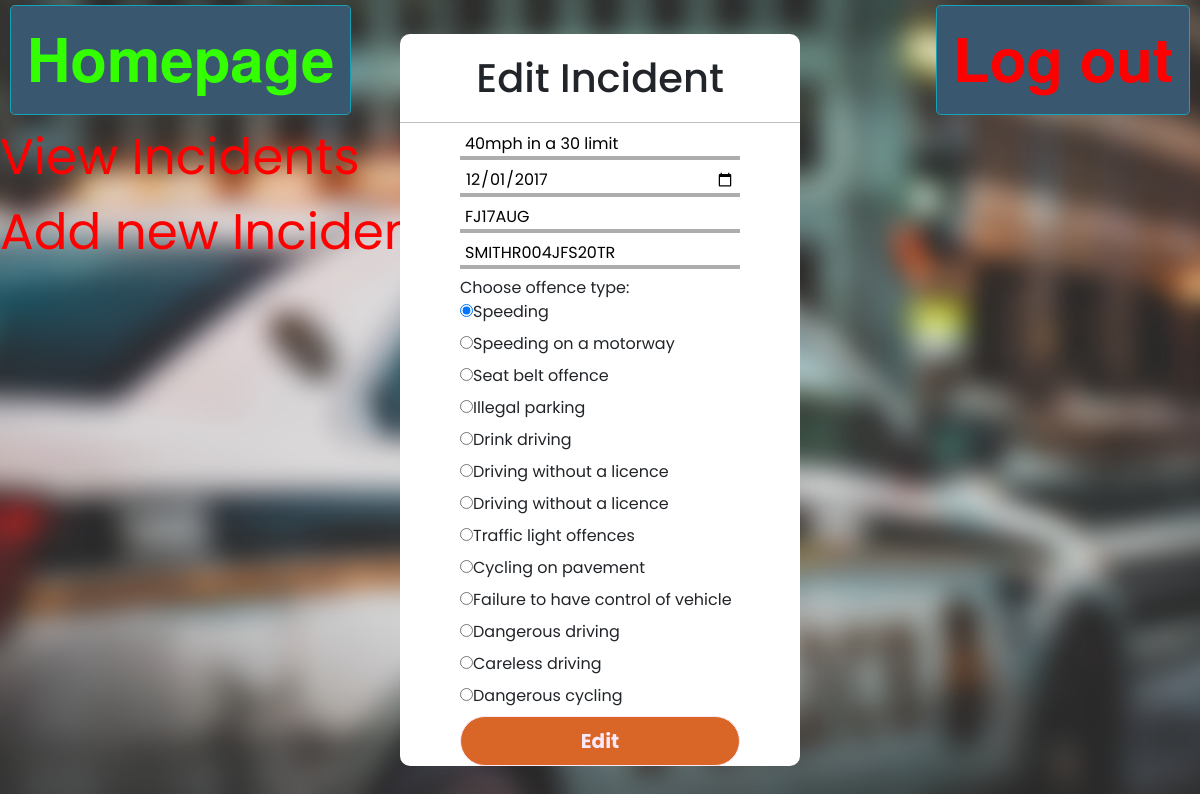
The page /edit_Incident.php?edit=1 (signed in) on the database its author committed.
### tables this page shows
CREATE TABLE Incident (
  `Incident_ID` int(11) NOT NULL AUTO_INCREMENT,
  `Vehicle_ID` int(11) NOT NULL,
  `People_ID` int(11) NOT NULL,
  `Incident_Date` date NOT NULL,
  `Incident_Report` varchar(500) NOT NULL,
  `User_ID` int(11) NOT NULL,
  `Offence_ID` int(11) NOT NULL,
  PRIMARY KEY (`Incident_ID`),
  KEY `fk_incident_vehicle` (`Vehicle_ID`),
  KEY `fk_incident_people` (`People_ID`),
  KEY `fk_incident_offence` (`Offence_ID`),
  KEY `fk_incident_reporter` (`User_ID`),
  CONSTRAINT `fk_incident_people` FOREIGN KEY (`People_ID`) REFERENCES `People` (`People_ID`),
  CONSTRAINT `fk_incident_offence` FOREIGN KEY (`Offence_ID`) REFERENCES `Offence` (`Offence_ID`),
  CONSTRAINT `fk_incident_reporter` FOREIGN KEY (`User_ID`) REFERENCES `Login` (`User_ID`),
  CONSTRAINT `fk_incident_vehicle` FOREIGN KEY (`Vehicle_ID`) REFERENCES `Vehicle` (`Vehicle_ID`),
 
  UNIQUE `unique_incident` (`Vehicle_ID`, `People_ID`, `Offence_ID`, `Incident_Date`, `Incident_Report`)
);

CREATE TABLE Vehicle (
  `Vehicle_ID` int(11) AUTO_INCREMENT,
  `Vehicle_make` varchar(20) NOT NULL,
  `Vehicle_model` varchar(20) NOT NULL,
  `Vehicle_colour` varchar(20) NOT NULL,
  `Vehicle_licence` char(7) NOT NULL,
  PRIMARY KEY (`Vehicle_ID`),
  UNIQUE KEY `Vehicle_licence` (`Vehicle_licence`)
);

CREATE TABLE People (
  `People_ID` int(11) AUTO_INCREMENT,
  `People_name` varchar(50) NOT NULL,
  `People_address` varchar(50) DEFAULT NULL,
  `People_YOB` year(4) DEFAULT NULL,
  `People_licence` char(16) NOT NULL,
  PRIMARY KEY (`People_ID`),
  UNIQUE KEY `People_licence` (`People_licence`)
);

CREATE TABLE Offence (
  `Offence_ID` int(11) AUTO_INCREMENT,
  `Offence_description` varchar(500) NOT NULL,
  `Offence_maxFine` int(11) NOT NULL,
  `Offence_maxPoints` int(11) NOT NULL,
  PRIMARY KEY (`Offence_ID`)
);

### edit_Incident.php (the view, shortened to what this page needs)
<!DOCTYPE html>
<html lang="en">
<head>
    <link rel="stylesheet" href="style.css">
    <link rel="stylesheet" href="bootstrap-css/css/bootstrap.min.css">
</head>
<body id="blurred-bg">
    <a href="main.php" class="btn btn-info btn-lg" id='homepage'>
        <span class="glyphicon glyphicon-log-out"></span> Homepage
    </a>
    <a href="index.php?logout" class="btn btn-info btn-lg" id='logout'>
    </a>
    <br><br><br><br><br>
    <span class="homepage"><a href="view_Incident.php" style="color: red"> View Incidents</a> </span> <br>
    <span class="homepage"><a href="add_Incident.php" style="color: red"> Add new Incident</a> </span> <br>
    <?php
    require("db.inc.php");
    $conn = mysqli_connect($servername, $username, $password, $dbname);
    $Incident_ID = $_GET["edit"];
    $sql = "SELECT * FROM Incident I JOIN People P USING (People_ID) JOIN Vehicle V USING (Vehicle_ID) JOIN Offence USING (Offence_ID) WHERE Incident_ID='$Incident_ID';";
    $result = mysqli_query($conn, $sql);
    if (mysqli_num_rows($result) == 1) {
        $row = mysqli_fetch_assoc($result);
        $OLD_Incident_Report = $row["Incident_Report"];
        $OLD_Incident_Date = $row["Incident_Date"];
        $OLD_Vehicle_licence = $row["Vehicle_licence"];
        $OLD_Owner_licence = $row["People_licence"];
        $OLD_offence_ID = $row["Offence_ID"];
    }
    ?>
    <div class="center" id="form">
        <h1>Edit Incident</h1>
        <form method="post">
            <div class="txt_field_small_margin">
                <input type="text" name="report" placeholder="Statement" value="<?php echo $OLD_Incident_Report; ?>"
                    required>
            </div>
            <div class="txt_field_small_margin">
                <input type="date" name="date" value="<?php echo $OLD_Incident_Date; ?>" required>
            </div>
            <div class="txt_field_small_margin">
                <input type="text" name="vehicle_plate" placeholder="Vehicle Plate Number"
                    value="<?php echo $OLD_Vehicle_licence; ?>" required>
            </div>
            <div class="txt_field_small_margin">
                <input type="text" name="owner_licence" placeholder="Owner's licence"
                    value="<?php echo $OLD_Owner_licence; ?>" required>
            </div>
            <span> Choose offence type:</span>
            <?php
            $sql = "SELECT Offence_ID, Offence_description FROM Offence;";
            $result = mysqli_query($conn, $sql);
            ?>
            <div>
                <?php
                while ($row = mysqli_fetch_assoc($result)) {
                    $offence_name = $row["Offence_description"];
                    $offence_ID = $row["Offence_ID"];
                    if ($offence_ID == $OLD_offence_ID) {
                        echo '<input type="radio" id="' . $offence_ID . '" name="offence_ID" value="' . $offence_ID . '" checked required>';
                    } else {
                        echo '<input type="radio" id="' . $offence_ID . '" name="offence_ID" value="' . $offence_ID . '" required>';
                    }
                    echo '<label for="offence_name">' . $offence_name . ' </label><br>';
                }
                ?>
            </div>
            <input type="submit" value="Edit">
        </form>
    </div>
</body>
</html>

### style.css (style rules this page uses)
* { box-sizing: border-box; font-family: "Poppins", sans-serif; }
body { margin: 0; padding: 0; background-image: url("Police.jpg"); background-position: center; background-repeat: no-repeat; background-size: cover; height: 100vh; overflow: scroll; }
#blurred-bg { background-image: url("Police-blurred.jpg"); overflow: scroll; }
.center { position: absolute; top: 50%; left: 50%; transform: translate(-50%, -50%); width: 400px; background: white; border-radius: 10px; box-shadow: 10px 10px 15px rgba(0,0,0,0.05); -webkit-border-radius: 10px; -moz-border-radius: 10px; -ms-border-radius: 10px; -o-border-radius: 10px; }
.center h1 { text-align: center; padding: 20px 0; border-bottom: 1px solid silver; }
.center form { padding: 0 60px; box-sizing: border-box; }
form .txt_field_small_margin { position: relative; border-bottom: 4px solid #adadad; margin: 7px 0; }
.txt_field_small_margin input { width: 100%; padding: 0 5px; height: 100%; font-size: 16px; border: none; background: none; outline: none; }
input[type="submit"] { width: 100%; height: 50px; border: 1px solid; background: #d96526; border-radius: 25px; font-size: 20px; color: #fbe9f9; font-weight: 700; cursor: pointer; outline: none; }
.homepage { text-align: center; font-size: 50px; padding: 20px 0; color: rgb(255, 0, 0); }
#logout { position:fixed; right:10px; top:5px; font: bold 60px "Helvetica Neue", Helvetica, Arial, sans-serif; background: linear-gradient(#49708f, #293f50); background: #395870; color: rgb(255, 0, 0); }
#homepage { position:fixed; left:10px; top:5px; font: bold 60px "Helvetica Neue", Helvetica, Arial, sans-serif; background: linear-gradient(#49708f, #293f50); background: #395870; color: rgb(51, 255, 0); }

### rows shown on the page
incident: report "40mph in a 30 limit", date "12/01/2017", vehicle_plate "FJ17AUG", owner_licence "SMITHR004JFS20TR"
offence: Offence_description "Speeding"
offence: Offence_description "Speeding on a motorway"
offence: Offence_description "Seat belt offence"
offence: Offence_description "Illegal parking"
offence: Offence_description "Drink driving"
offence: Offence_description "Driving without a licence"
offence: Offence_description "Driving without a licence"
offence: Offence_description "Traffic light offences"
offence: Offence_description "Cycling on pavement"
offence: Offence_description "Failure to have control of vehicle"
offence: Offence_description "Dangerous driving"
offence: Offence_description "Careless driving"
offence: Offence_description "Dangerous cycling"
